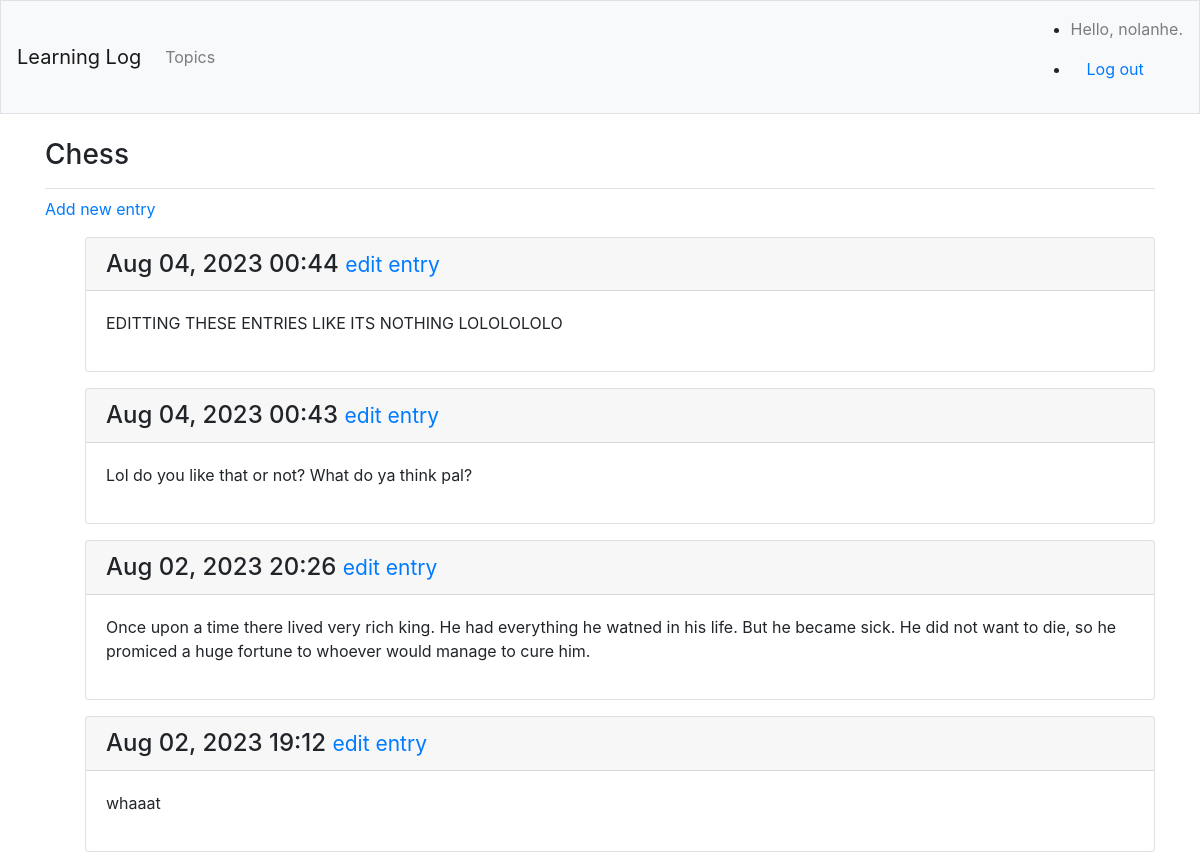
The page /topics/2/ (signed in) on the database its author committed.
### learning_logs/models.py (models this page shows, shortened)
class Topic(models.Model):
    text = models.CharField(max_length=200)
    date_added = models.DateTimeField(auto_now_add=True)
    owner = models.ForeignKey(User, on_delete=models.CASCADE)
    def __str__(self):
        return self.text

class Entry(models.Model):
    topic = models.ForeignKey(Topic, on_delete=models.CASCADE)
    text = models.TextField()
    date_added = models.DateTimeField(auto_now_add=True)
    class Meta:
        verbose_name_plural = 'entries'

### learning_logs/views.py (the view)
# urls.py: path('topics/<int:topic_id>/', views.topic, name='topic'),
@login_required
def topic(request, topic_id):
    topic = Topic.objects.get(id=topic_id)
    if topic.owner != request.user:
        raise Http404
    entries = topic.entry_set.order_by('-date_added')
    context = {'topic': topic, 'entries': entries}
    return render(request, 'learning_logs/topic.html', context)

### learning_logs/templates/learning_logs/topic.html
{% extends 'learning_logs/base.html' %}
{% block page_header %}
    <h3>{{ topic }}</h3>
{% endblock page_header %}
{% block content %}
    <p><a href="{% url 'learning_logs:new_entry' topic.id %}">Add new entry</a></p>
    <ul>
        {% for entry in entries %}
        <div class="card mb-3">
            <h4 class="card-header">
                {{ entry.date_added|date:'M d, Y H:i' }}
                <small><a href="{% url 'learning_logs:edit_entry' entry.id %}">edit entry</a></small>
            </h4>
            <div class="card-body">
                {{ entry.text|linebreaks }}
            </div>
        </div>
        {% empty %}
            <>There are no entries for this topic yet.<p>
        {% endfor %}
    </ul>
{% endblock content %}

### learning_logs/templates/learning_logs/base.html (shortened to what this page needs)
{% load bootstrap4 %}
<!doctype html>
<html lang="en">
<head>
    {% bootstrap_css %}
</head>
<body>
    <nav class="navbar navbar-expand-md navbar-light bg-light mb-4 border">
        <a class="navbar-brand" href="{% url 'learning_logs:index'%}">Learning Log</a>
        <div class="collapse navbar-collapse" id="navbarCollapse">
            <ul class="navbar-nav mr-auto">
                <li class="nav-item">
                <a class="nav-link" href="{% url 'learning_logs:topics'%}">Topics</a></li>
            </ul>
            <ul calss = "navbar-nav ml-auto">
                {% if user.is_authenticated %}
                <li class="nav-item">
                    <span class="navbar-text">Hello, {{ user.username }}.</span>
                </li>
                <li class="nav-item">
                    <a class="nav-link" href="{% url 'users:logout' %}">Log out</a>
                </li>
                {% endif %}
            </ul>
        </div>
    </nav>
    <main role="main" class="container">
        <div class="pb-2 mb-2 border-bottom">
        {% block page_header %}{% endblock page_header %}
        </div>
        <div>
        {% block content %}{% endblock content %}
        </div>
    </main>
</body>
</html>

### rows shown on the page
Topic: text "Chess"
Entry: date_added "Aug 04, 2023 00:44", text "EDITTING THESE ENTRIES LIKE ITS NOTHING LOLOLOLOLO"
Entry: date_added "Aug 04, 2023 00:43", text "Lol do you like that or not? What do ya think pal?"
Entry: date_added "Aug 02, 2023 20:26", text "Once upon a time there lived very rich king. He had everything he watned in his life. But he became sick. He did not want to die, so he promiced a huge fortune to whoever would manage to cure him."
Entry: date_added "Aug 02, 2023 19:12", text "whaaat"

### other values the page prints
{{ user.username }} "nolanhe"
